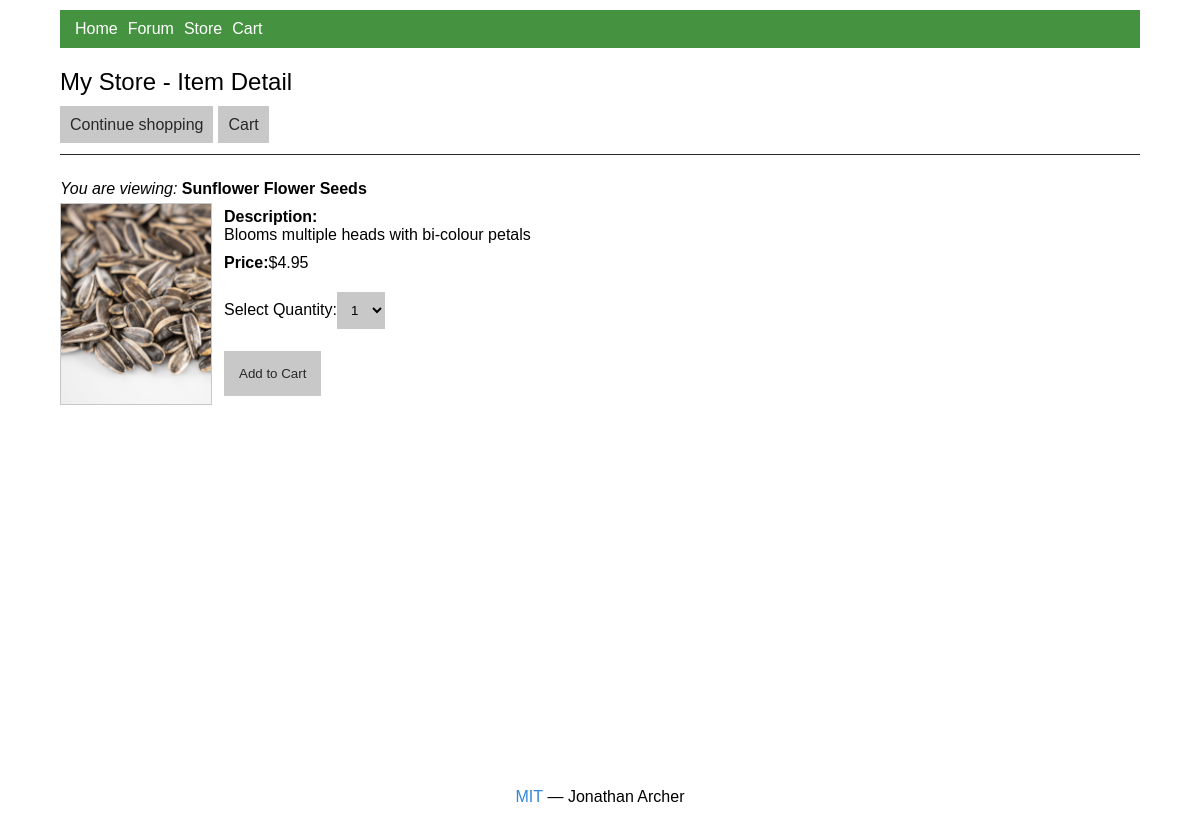
Page /showitem.php?item_id=4 on the earlier database version.
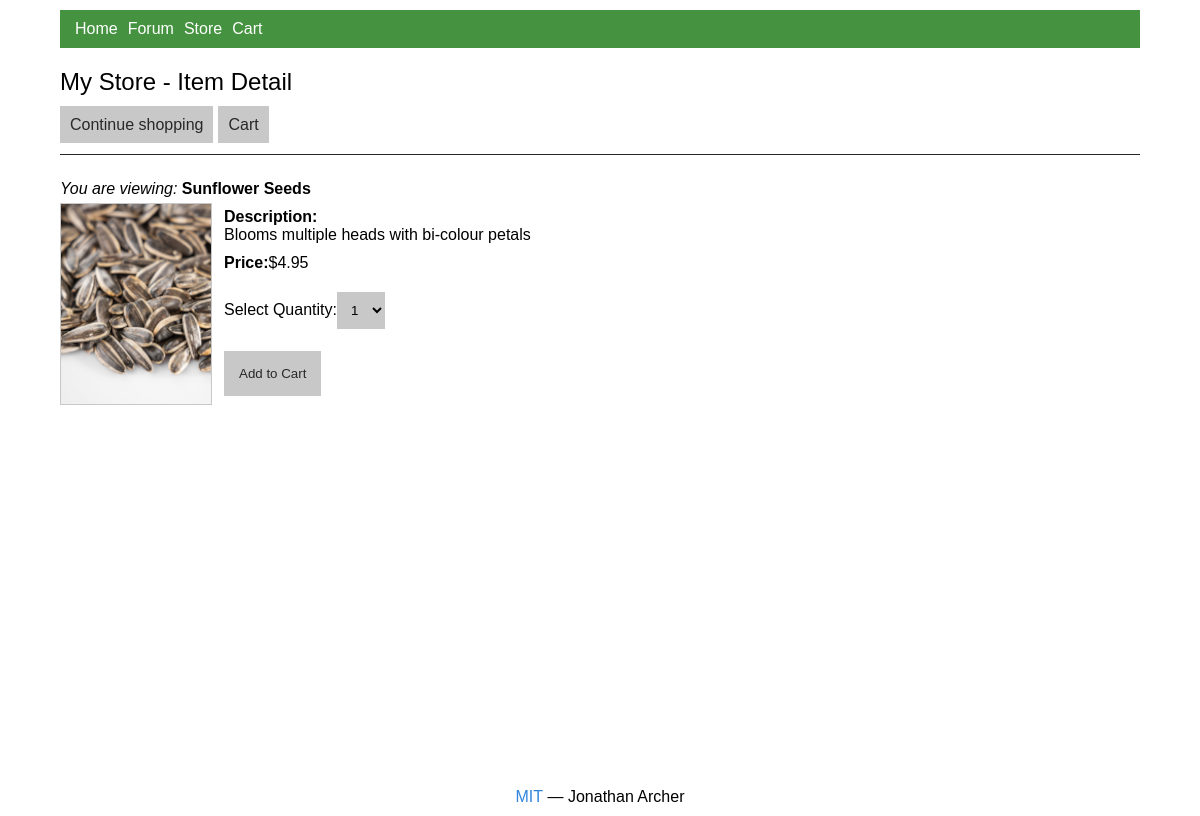
Same page on the later database version.
### tables this page shows
create table store_items (
  id int not null primary key auto_increment,
	cat_id int not null, 
	item_title varchar(75),
	item_price float(8,2),
	item_desc varchar(150),
	item_stock smallint,
	item_image varchar(50)
);

### showitem.php (the view, shortened to what this page needs)
<?php
	require 'includes/db.php';
	$display_block = "<h2>My Store - Item Detail</h2>
		<ul class=sl-nav>
		<li><a href=\"store.php\">Continue shopping</a></li>
		<li><a href=\"cart.php\">Cart</a></li></ul>";
	$safe_item_id = $mysqli->real_escape_string($_GET['item_id']);
	$get_item_sql = "SELECT c.id as cat_id, c.cat_title, si.item_title,
		si.item_price, si.item_desc, si.item_stock, si.item_image FROM store_items AS si
		LEFT JOIN store_categories AS c on c.id = si.cat_id
		WHERE si.id = '".$safe_item_id."'";
	$get_item_res = $mysqli->query($get_item_sql) or die($mysqli->error);
	if ($get_item_res->num_rows < 1) {
		$display_block .= "<p><em>Invalid item selection.</em></p>";
	} else {
		while ($item_info = $get_item_res->fetch_assoc()) {
			$item_title = stripslashes($item_info['item_title']);
			$item_price = $item_info['item_price'];
			$item_desc = stripslashes($item_info['item_desc']);
			$item_stock = $item_info['item_stock'];
			$item_image = $item_info['item_image'];
		}
		$display_block .= <<<EOT
			<p><em>You are viewing:</em>
			<strong>$item_title</strong></p>
			<div style="float: left;"><img src="images/$item_image" alt="$item_title"width="150" height="200"></div>
			<div style="float: left; padding-left: 12px">
			<p><strong>Description:</strong></br>$item_desc</p>
			<p><strong>Price:</strong>\$$item_price</p>
			<form method="POST" action="addtocart.php">
			EOT;
		$display_block .= "</select></p><p><label for=\"sel_item_qty\">
			Select Quantity:</label><select id=\"sel_item_qty\" name=\"sel_item_qty\">";
		for ($i = 1; $i < $item_stock + 1; $i++) {
			$display_block .= "<option value=\"" . $i . "\">" . $i . "</option>";
		}
		$display_block .= <<<ENDOFTEXT
			</select></p><input type="hidden" name="sel_item_id" value="$_GET[item_id]">
			<button type="submit" name="submit" value="submit">Add to Cart</button>
			</form>
			</div>
		ENDOFTEXT;
	}
?>
<!DOCTYPE html>
<html>
	<head>
	</head>
	<body>
		<div id="wrapper">
			<?php include "includes/nav.php"; ?>
			<div id="inner-wrapper">
				<?php echo $display_block; ?>
			</div>
			<?php include "includes/footer.php"; ?>
		</div>
	</body>
</html>

### includes/nav.php
<nav>
	<ul>
		<li><a href="index.php">Home</a></li>
		<li><a href="forum.php">Forum</a></li>
		<li><a href="store.php">Store</a></li>
		<li><a href="cart.php">Cart</a></li>
	</ul>
</nav>

### includes/footer.php
<footer>
	<span><a href="license.txt">MIT</a>&nbsp;&#8212;&nbsp;Jonathan Archer</span>
</footer>

Differences in the rows shown:
changed store_items "Blooms multiple heads with bi-colour petals": item_title "Sunflower Flower Seeds" → "Sunflower Seeds"
